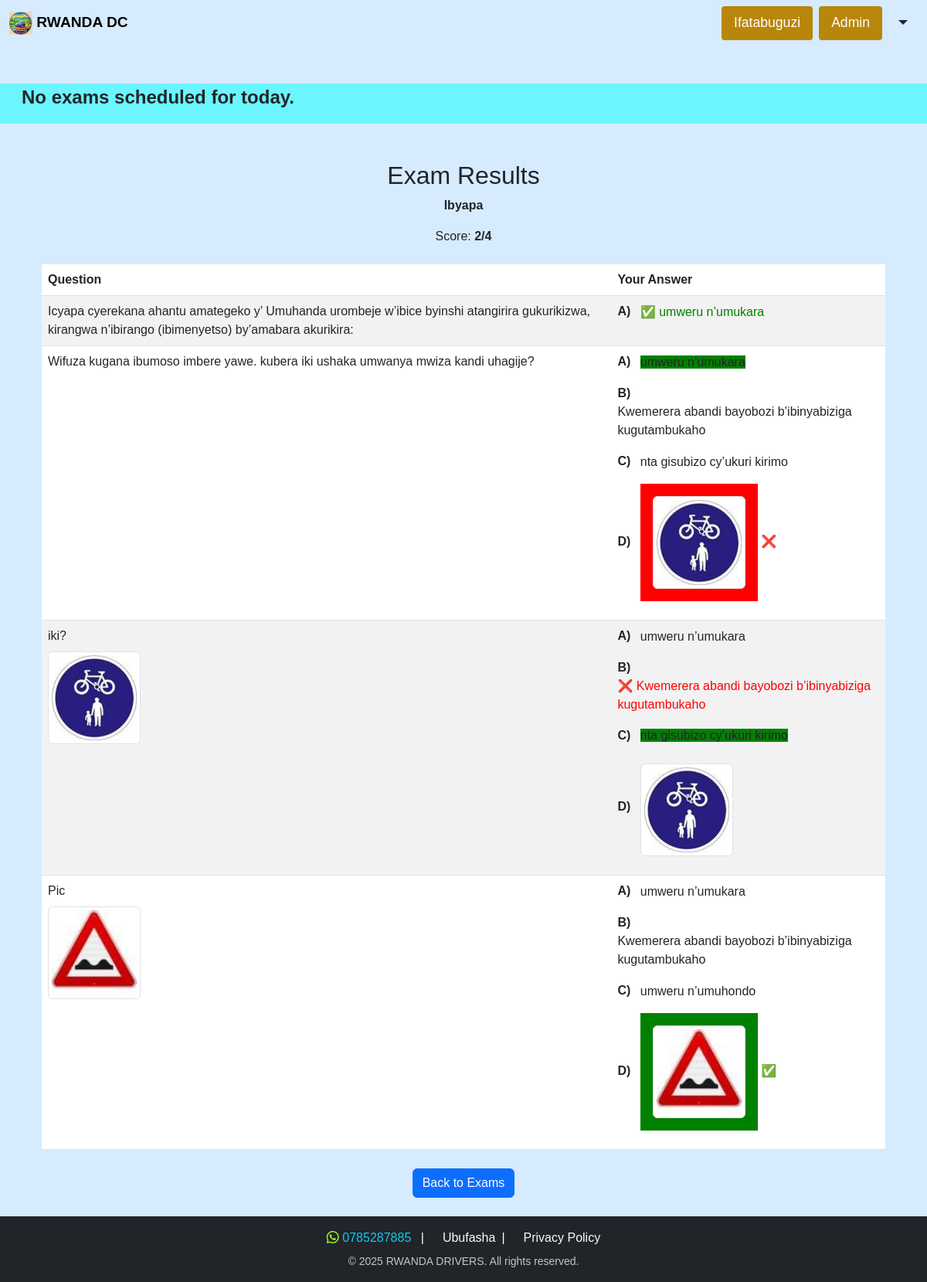
The page /exam-results/6/ (signed in) on the database its author committed.
### app/models.py (models this page shows, shortened)
class UserExam(models.Model):
    user = models.ForeignKey(UserProfile, on_delete=models.CASCADE)
    exam = models.ForeignKey(Exam, on_delete=models.CASCADE)
    score = models.IntegerField(default=0)
    started_at = models.DateTimeField(auto_now_add=True)
    completed_at = models.DateTimeField(null=True, blank=True)
    class Meta:
        unique_together = ('user', 'exam')

class Exam(models.Model):
    TYPE_CHOICES = [
        ('Ibimenyetso', 'Ibimenyetso'),
        ('Ibyapa', 'Ibyapa'),
        ('Bivanze', 'Bivanze'),
        ('Ibindi', 'Ibindi'),
    ]
    title = models.CharField(max_length=500, choices=TYPE_CHOICES, blank=True)
    questions = models.ManyToManyField(Question, related_name='exams')
    duration = models.PositiveIntegerField(default=20,help_text="Duration of the exam in minutes")
    created_at = models.DateTimeField(auto_now_add=True)
    updated_at = models.DateTimeField(auto_now=True)
    is_active = models.BooleanField(default=False)

class UserExamAnswer(models.Model):
    user_exam = models.ForeignKey(UserExam, on_delete=models.CASCADE)
    question = models.ForeignKey(Question, on_delete=models.CASCADE)
    selected_choice = models.ForeignKey(Choice, on_delete=models.SET_NULL, null=True, blank=True)

class Question(models.Model):
    question_text = models.TextField()
    sign = models.ManyToManyField(RoadSign, related_name='road_sign_questions', blank=True)
    choices = models.ManyToManyField(Choice, related_name='choice_questions')
    correct_choice = models.ForeignKey(Choice, on_delete=models.CASCADE, related_name='correct_for_questions')
    order = models.PositiveIntegerField(help_text="Order of the question in the exam")
    objects = QuestionManager()

class Choice(models.Model):
    text = models.CharField(max_length=1000, null=True, blank=True)
    image_choice = models.OneToOneField(RoadSign, on_delete=models.SET_NULL, null=True, blank=True)

class RoadSign(models.Model):
    sign_image = models.FileField(upload_to='images/')
    definition = models.CharField(max_length=100)
    type = models.CharField(max_length=50, null=True, blank=True)  # Fixed field name to lowercase

### app/decorators.py (the view)
    @login_required
    def wrapper(request, *args, **kwargs):
        if not request.user.is_subscribed:
            return redirect('subscription')
        return view_func(request, *args, **kwargs)

### app/context_processors.py (called while the page is built)
def exams_slider_context(request):
    now = timezone.localtime(timezone.now())
    start_of_day = now.replace(hour=0, minute=0, second=0, microsecond=0)
    end_of_day = now.replace(hour=23, minute=59, second=59, microsecond=999999)
    return {
        'exams_scheduled': ScheduledExam.objects.filter(
            scheduled_datetime__range=(start_of_day, end_of_day)
        ),
    }

### app/models.py (called while the page is built)
    @property
    def is_subscribed(self):
        if not hasattr(self, 'subscription'):
            return False
        return (
            self.subscription.expires_at and
            self.subscription.expires_at >= timezone.now().date() and
            self.subscription.active
        )

### app/templatetags/custom_filters.py (called while the page is built)
@register.filter
def letter(index):
    letters = "ABCDEFGHIJKLMNOPQRSTUVWXYZ"
    try:
        index = int(index)
        return letters[index] if 0 <= index < len(letters) else ""
    except (ValueError, TypeError):
        return ""

### app/views.py (called while the page is built)
@login_required(login_url='login')
def exam_results(request, user_exam_id):
    user_exam = get_object_or_404(UserExam, id=user_exam_id, user=request.user)
    answers = UserExamAnswer.objects.filter(user_exam=user_exam).select_related('question', 'selected_choice')
    context = {
        'user_exam': user_exam,
        'answers': answers,
        'total_questions': user_exam.exam.questions.count(),
        'score': user_exam.score,
    }
    return render(request, 'exam_results.html', context)

### templates/exam_results.html (shortened to what this page needs)
{% extends 'base.html' %}
{% load static custom_filters %}
{% block content %}
<div class="container mt-5">
  <h2 class="text-center">Exam Results</h2>
  <p class="text-center"><strong>{{ user_exam.exam.title }}</strong></p>
  <p class="text-center">Score: <strong>{{ score }}/{{ total_questions }}</strong></p>
  <div class="desktop-view">
    <table class="table table-striped mt-4">
      <thead>
        <tr>
          <th>Question</th>
          <th>Your Answer</th>
        </tr>
      </thead>
      <tbody>
        {% for answer in answers %}
        <tr>
          <td>
            {{ answer.question.question_text }}
            {% if answer.question.sign.exists %}
            <div class="mt-2">
              {% for sign in answer.question.sign.all %}
                <img src="{{ sign.sign_image.url }}" alt="{{ sign.definition }}" class="img-thumbnail">
              {% endfor %}
            </div>
            {% endif %}
          </td>
          <td>
            {% for choice in answer.question.choices.all %}
            <div class="choice-item">
              <span class="choice-letter">{{ forloop.counter0|letter }})</span>
              <span class="choice-content">
                {% if choice.image_choice %}
                  {% if answer.selected_choice == choice %}
                    {% if answer.question.correct_choice == choice %}
                      <div class="correct-img">
                        <img src="{{ choice.image_choice.sign_image.url }}" class="img-thumbnail">
                      </div>
                      <span style="color:green;">✅</span>
                    {% else %}
                      <div class="incorrect-img">
                        <img src="{{ choice.image_choice.sign_image.url }}" class="img-thumbnail">
                      </div>
                      <span style="color:red;">❌</span>
                    {% endif %}
                  {% elif answer.question.correct_choice == choice %}
                    <div class="correct-img">
                      <img src="{{ choice.image_choice.sign_image.url }}" class="img-thumbnail">
                    </div>
                  {% else %}
                    <div class="mt-2">
                      <img src="{{ choice.image_choice.sign_image.url }}" class="img-thumbnail">
                    </div>
                  {% endif %}
                {% else %}
                  {% if answer.selected_choice == choice %}
                    {% if answer.question.correct_choice == choice %}
                      <span style="color:green;">✅ {{ choice.text }}</span>
                    {% else %}
                      <span style="color:red;">❌ {{ choice.text }}</span>
                    {% endif %}
                  {% elif answer.question.correct_choice == choice %}
                    <span style="background-color:green;">{{ choice.text }}</span>
                  {% else %}
                    <span>{{ choice.text }}</span>
                  {% endif %}
                {% endif %}
              </span>
            </div>
            {% endfor %}
          </td>
        </tr>
        {% endfor %}
      </tbody>
    </table>
  </div>
  <div class="text-center mt-4">
    <a href="#" class="btn btn-primary">Back to Exams</a>
  </div>
</div>
{% endblock %}

### templates/base.html (style rules this page uses)
body { font-family: Arial, Helvetica, sans-serif; background-color: #d7ebff; }
:root { --dark-yellow: #b8860b; --dark-yellow-hover: #a0720a; }

### templates/exam_results.html (style rules this page uses)
.img-thumbnail { width: 120px; height: 120px; }
.correct-img, .incorrect-img { display: inline-block; padding: 1rem; }
.correct-img { background-color: green; }
.incorrect-img { background-color: red; }
.choice-item { margin-bottom: 1rem; }
.choice-letter { font-weight: bold; margin-right: 0.5rem; }
.choice-content { display: inline-block; vertical-align: middle; }
@media (min-width: 769px) { .desktop-view { display: block; } }

### rows shown on the page
UserExam: exam "Ibyapa"
UserExamAnswer: question.question_text "Icyapa cyerekana ahantu amategeko y’ Umuhanda urombeje w’ibice byinshi atangirira gukurikizwa, kirangwa n’ibirango (ibimenyetso) by’amabara akurikira:"
Choice: text "umweru n’umukara"
UserExamAnswer: question.question_text "Wifuza kugana ibumoso imbere yawe. kubera iki ushaka umwanya mwiza kandi uhagije?"
Choice: text "Kwemerera abandi bayobozi b’ibinyabiziga kugutambukaho"
Choice: text "nta gisubizo cy’ukuri kirimo"
Choice: image_choice.sign_image (picture)
UserExamAnswer: question.question_text "iki?"
RoadSign: sign_image (picture)
UserExamAnswer: question.question_text "Pic"
RoadSign: sign_image (picture)
Choice: text "umweru n’umuhondo"
Choice: image_choice.sign_image (picture)

### other values the page prints
{{ score }} "2"
{{ total_questions }} "4"
